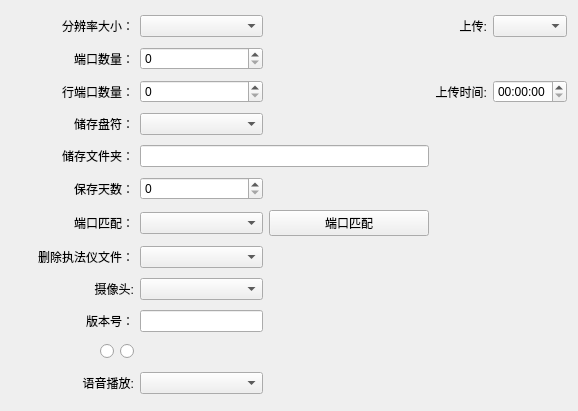
<?xml version="1.0" encoding="UTF-8"?>
<ui version="4.0">
 <class>WsSetForm</class>
 <widget class="QWidget" name="WsSetForm">
  <property name="geometry">
   <rect>
    <x>0</x>
    <y>0</y>
    <width>578</width>
    <height>411</height>
   </rect>
  </property>
  <property name="windowTitle">
   <string>Form</string>
  </property>
  <layout class="QGridLayout" name="gridLayout">
   <item row="11" column="0">
    <widget class="QLabel" name="labelVoice">
     <property name="text">
      <string>语音播放:</string>
     </property>
     <property name="alignment">
      <set>Qt::AlignRight|Qt::AlignTrailing|Qt::AlignVCenter</set>
     </property>
    </widget>
   </item>
   <item row="5" column="1">
    <widget class="QSpinBox" name="spinBoxSaveDays"/>
   </item>
   <item row="5" column="0">
    <widget class="QLabel" name="label_5">
     <property name="text">
      <string>保存天数：</string>
     </property>
     <property name="alignment">
      <set>Qt::AlignRight|Qt::AlignTrailing|Qt::AlignVCenter</set>
     </property>
    </widget>
   </item>
   <item row="6" column="0">
    <widget class="QLabel" name="label_4">
     <property name="text">
      <string>端口匹配：</string>
     </property>
     <property name="alignment">
      <set>Qt::AlignRight|Qt::AlignTrailing|Qt::AlignVCenter</set>
     </property>
    </widget>
   </item>
   <item row="1" column="1">
    <widget class="QSpinBox" name="spinBoxPortCount">
     <property name="maximum">
      <number>1000</number>
     </property>
    </widget>
   </item>
   <item row="11" column="1">
    <widget class="QComboBox" name="comboBoxVoice"/>
   </item>
   <item row="2" column="0">
    <widget class="QLabel" name="label_8">
     <property name="text">
      <string>行端口数量：</string>
     </property>
     <property name="alignment">
      <set>Qt::AlignRight|Qt::AlignTrailing|Qt::AlignVCenter</set>
     </property>
    </widget>
   </item>
   <item row="3" column="0">
    <widget class="QLabel" name="label_7">
     <property name="text">
      <string>储存盘符：</string>
     </property>
     <property name="alignment">
      <set>Qt::AlignRight|Qt::AlignTrailing|Qt::AlignVCenter</set>
     </property>
    </widget>
   </item>
   <item row="7" column="1">
    <widget class="QComboBox" name="comboBoxDeleteOrNot"/>
   </item>
   <item row="8" column="0">
    <widget class="QLabel" name="labelcamera">
     <property name="text">
      <string>&lt;html&gt;&lt;head/&gt;&lt;body&gt;&lt;p&gt;摄像头:&lt;/p&gt;&lt;/body&gt;&lt;/html&gt;</string>
     </property>
     <property name="alignment">
      <set>Qt::AlignRight|Qt::AlignTrailing|Qt::AlignVCenter</set>
     </property>
    </widget>
   </item>
   <item row="2" column="3">
    <widget class="QLabel" name="label_UPLOAD_time">
     <property name="text">
      <string>上传时间:</string>
     </property>
     <property name="alignment">
      <set>Qt::AlignRight|Qt::AlignTrailing|Qt::AlignVCenter</set>
     </property>
    </widget>
   </item>
   <item row="0" column="1">
    <widget class="QComboBox" name="comboBoxResolution"/>
   </item>
   <item row="8" column="1">
    <widget class="QComboBox" name="comboBoxcamera"/>
   </item>
   <item row="4" column="0">
    <widget class="QLabel" name="label_6">
     <property name="text">
      <string>储存文件夹：</string>
     </property>
     <property name="alignment">
      <set>Qt::AlignRight|Qt::AlignTrailing|Qt::AlignVCenter</set>
     </property>
    </widget>
   </item>
   <item row="0" column="0">
    <widget class="QLabel" name="label_10">
     <property name="text">
      <string>分辨率大小：</string>
     </property>
     <property name="alignment">
      <set>Qt::AlignRight|Qt::AlignTrailing|Qt::AlignVCenter</set>
     </property>
    </widget>
   </item>
   <item row="0" column="4">
    <widget class="QComboBox" name="comboBoxUPLOAD"/>
   </item>
   <item row="6" column="1">
    <widget class="QComboBox" name="comboBoxPairDevice"/>
   </item>
   <item row="4" column="1" colspan="2">
    <widget class="QLineEdit" name="lineEditSaveDir"/>
   </item>
   <item row="10" column="0">
    <layout class="QHBoxLayout" name="horizontalLayout">
     <item>
      <spacer name="horizontalSpacer_3">
       <property name="orientation">
        <enum>Qt::Horizontal</enum>
       </property>
       <property name="sizeHint" stdset="0">
        <size>
         <width>40</width>
         <height>20</height>
        </size>
       </property>
      </spacer>
     </item>
     <item>
      <widget class="QRadioButton" name="radioButton">
       <property name="text">
        <string/>
       </property>
      </widget>
     </item>
     <item>
      <widget class="QRadioButton" name="radioButton_2">
       <property name="text">
        <string/>
       </property>
      </widget>
     </item>
    </layout>
   </item>
   <item row="6" column="2">
    <widget class="QPushButton" name="pushButtonPairDevice">
     <property name="text">
      <string>端口匹配</string>
     </property>
    </widget>
   </item>
   <item row="7" column="0">
    <widget class="QLabel" name="label_3">
     <property name="text">
      <string>删除执法仪文件：</string>
     </property>
     <property name="alignment">
      <set>Qt::AlignRight|Qt::AlignTrailing|Qt::AlignVCenter</set>
     </property>
    </widget>
   </item>
   <item row="3" column="1">
    <widget class="QComboBox" name="comboBoxSavePath"/>
   </item>
   <item row="2" column="4">
    <widget class="QTimeEdit" name="timeEditUPLOAD"/>
   </item>
   <item row="2" column="2">
    <spacer name="horizontalSpacer">
     <property name="orientation">
      <enum>Qt::Horizontal</enum>
     </property>
     <property name="sizeHint" stdset="0">
      <size>
       <width>160</width>
       <height>20</height>
      </size>
     </property>
    </spacer>
   </item>
   <item row="0" column="3">
    <widget class="QLabel" name="label_UPLOAD">
     <property name="text">
      <string>上传:</string>
     </property>
     <property name="alignment">
      <set>Qt::AlignRight|Qt::AlignTrailing|Qt::AlignVCenter</set>
     </property>
    </widget>
   </item>
   <item row="1" column="0">
    <widget class="QLabel" name="label_9">
     <property name="text">
      <string>端口数量：</string>
     </property>
     <property name="alignment">
      <set>Qt::AlignRight|Qt::AlignTrailing|Qt::AlignVCenter</set>
     </property>
    </widget>
   </item>
   <item row="2" column="1">
    <widget class="QSpinBox" name="spinBoxRowPortCount"/>
   </item>
   <item row="9" column="0">
    <widget class="QLabel" name="label">
     <property name="text">
      <string>版本号：</string>
     </property>
     <property name="alignment">
      <set>Qt::AlignRight|Qt::AlignTrailing|Qt::AlignVCenter</set>
     </property>
    </widget>
   </item>
   <item row="9" column="1">
    <widget class="QLineEdit" name="currversion"/>
   </item>
  </layout>
 </widget>
 <resources/>
 <connections>
  <connection>
   <sender>pushButtonPairDevice</sender>
   <signal>clicked()</signal>
   <receiver>WsSetForm</receiver>
   <slot>pushButtonPairDeviceClick()</slot>
   <hints>
    <hint type="sourcelabel">
     <x>398</x>
     <y>187</y>
    </hint>
    <hint type="destinationlabel">
     <x>495</x>
     <y>-20</y>
    </hint>
   </hints>
  </connection>
 </connections>
 <slots>
  <slot>pushButtonPairDeviceClick()</slot>
  <slot>comboBoxCurrentIndexChanged(int)</slot>
 </slots>
</ui>
